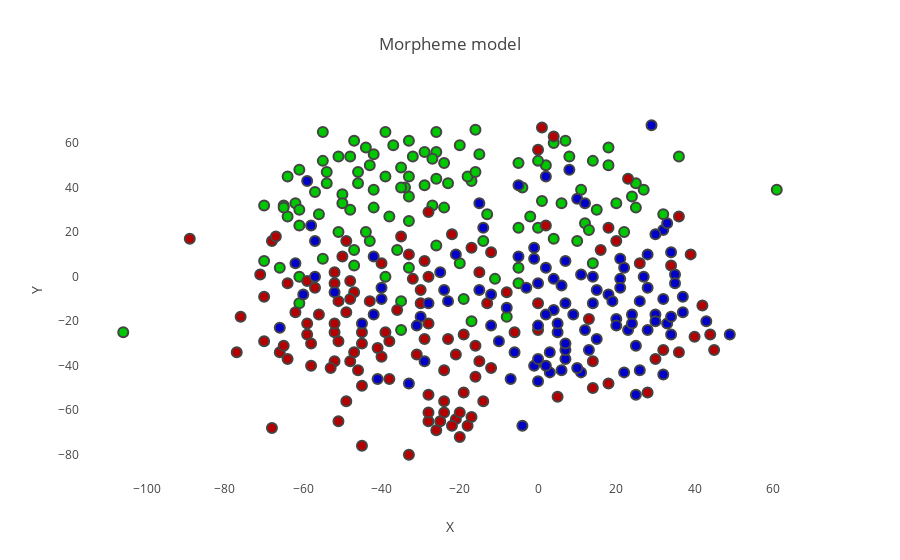
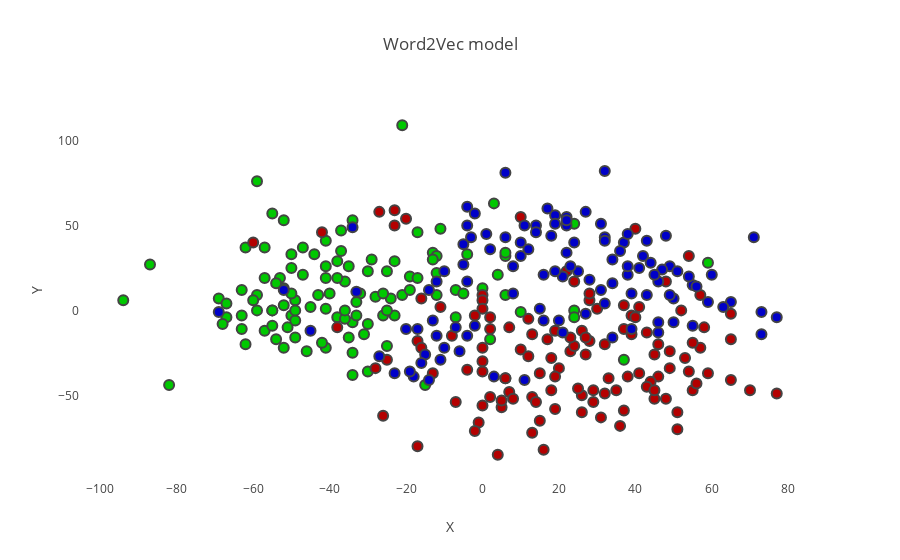

Source (notebook cell) for these figures, in order:
### Code cell
import itertools

import numpy as np
from scipy import linalg
import matplotlib.pyplot as plt
import matplotlib as mpl
import math
from collections import defaultdict
from sklearn.manifold import TSNE
from sklearn import mixture

from plotly import version 
from plotly.offline import download_plotlyjs, init_notebook_mode, plot, iplot 
from plotly.offline import init_notebook_mode 
from plotly.graph_objs import Scatter, Figure, Layout
import plotly.graph_objs as go

init_notebook_mode(True)

def plot_results(X, means, covariances, color):
    trace = go.Scatter(x=X[:, 0], y=X[:, 1], 
                           mode='markers',
                           marker=dict(size=10,
                                       color=color,
                                       line=dict(
                                            width = 2
                                            )
                                        )
                      )
    GLOB_DATA.append(trace)
    for i, (mean, covar) in enumerate(zip(
            means, covariances)):
        # Plot an ellipse to show the Gaussian component
        v, w = linalg.eigh(covar)
        v = 2. * np.sqrt(2.) * np.sqrt(v)
        a =  v[1]
        b =  v[0]
        x_origin = mean[0]
        y_origin = mean[1]
        x_ = [ ]
        y_ = [ ]
    
        for t in range(0,361,10):
            x = a*(math.cos(math.radians(t))) + x_origin
            x_.append(x)
            y = b*(math.sin(math.radians(t))) + y_origin
            y_.append(y)
    
        elle = go.Scatter(x=x_ , y=y_, mode='lines',
                          showlegend=False,
                          line=dict(color=color,
                                   width=2))
        #GLOB_DATA.append(elle)

        
if __name__ == "__main__":
    GLOB_DATA = []
   
    new_X_fin = np.array([[0 for x in range(2)] for y in range(len(new_fin_vecs))]) 
    new_X_med = np.array([[0 for x in range(2)] for y in range(len(new_med_vecs))]) 
    new_X_avto = np.array([[0 for x in range(2)] for y in range(len(new_avto_vecs))]) 

    i_fin = 0
    i_med = 0
    i_avto = 0
    
    print len(new_reduced_vecs)
    for i in range(len(new_reduced_vecs)):      
        if i < len(new_fin_vecs):
            new_X_fin[i_fin][0] = new_reduced_vecs[i][0]
            new_X_fin[i_fin][1] = new_reduced_vecs[i][1]
            i_fin += 1
        elif i >= len(new_fin_vecs) and i < (len(new_fin_vecs) + len(new_med_vecs)):
            new_X_med[i_med][0] = new_reduced_vecs[i][0]
            new_X_med[i_med][1] = new_reduced_vecs[i][1]
            i_med += 1
        else:
            new_X_avto[i_avto][0] = new_reduced_vecs[i][0]
            new_X_avto[i_avto][1] = new_reduced_vecs[i][1]
            i_avto += 1

    # Fit a Gaussian mixture with EM using 1 components

    gmm_fin = mixture.GaussianMixture(n_components=1, covariance_type='full').fit(new_X_fin)
    plot_results(new_X_fin, gmm_fin.means_, gmm_fin.covariances_, 'rgb(0, 200, 0)')

    gmm_med = mixture.GaussianMixture(n_components=1, covariance_type='full').fit(new_X_med)
    plot_results(new_X_med, gmm_med.means_, gmm_med.covariances_, 'rgb(180, 0, 0)')


    gmm_avto = mixture.GaussianMixture(n_components=1, covariance_type='full').fit(new_X_avto)
    plot_results(new_X_avto, gmm_avto.means_, gmm_avto.covariances_, 'rgb(0, 0, 200)')

    layout = go.Layout(title='Morpheme model', showlegend=False,
                           xaxis=dict(title='X', zeroline=False, showgrid=False),
                           yaxis=dict(title='Y', zeroline=False, showgrid=False),)
    new_fig = go.Figure(data=GLOB_DATA, layout=layout)
    iplot(new_fig)

    print "Determinant of the cov matrix. Fin topic."
    print map(lambda x: linalg.det(x), gmm_fin.covariances_)
    print "Determinant of the cov matrix. Med topic."
    print map(lambda x: linalg.det(x), gmm_med.covariances_)
    print "Determinant of the cov matrix. Avto topic."
    print map(lambda x: linalg.det(x), gmm_avto.covariances_)
    
    # Fit a Dirichlet process Gaussian mixture using five components
    #dpgmm = mixture.BayesianGaussianMixture(n_components=3,
    #                                        covariance_type='full').fit(X)
    #plot_results(X, dpgmm.predict(X), dpgmm.means_, dpgmm.covariances_, 1,
    #             'Bayesian Gaussian Mixture with a Dirichlet process prior')

    
    
    GLOB_DATA = []

    X_fin = np.array([[0 for x in range(2)] for y in range(len(fin_vecs))]) 
    X_med = np.array([[0 for x in range(2)] for y in range(len(med_vecs))]) 
    X_avto = np.array([[0 for x in range(2)] for y in range(len(avto_vecs))]) 

    i_fin = 0
    i_med = 0
    i_avto = 0

    for i in range(len(reduced_vecs)):      
        if i < len(fin_vecs):
            X_fin[i_fin][0] = reduced_vecs[i][0]
            X_fin[i_fin][1] = reduced_vecs[i][1]
            i_fin += 1
        elif i >= len(fin_vecs) and i < (len(fin_vecs) + len(med_vecs)):
            X_med[i_med][0] = reduced_vecs[i][0]
            X_med[i_med][1] = reduced_vecs[i][1]
            i_med += 1
        else:
            X_avto[i_avto][0] = reduced_vecs[i][0]
            X_avto[i_avto][1] = reduced_vecs[i][1]
            i_avto += 1

    # Fit a Gaussian mixture with EM using 1 components

    gmm_fin = mixture.GaussianMixture(n_components=1, covariance_type='full').fit(X_fin)
    plot_results(X_fin, gmm_fin.means_, gmm_fin.covariances_, 'rgb(0, 200, 0)')

    gmm_med = mixture.GaussianMixture(n_components=1, covariance_type='full').fit(X_med)
    plot_results(X_med, gmm_med.means_, gmm_med.covariances_, 'rgb(180, 0, 0)')


    gmm_avto = mixture.GaussianMixture(n_components=1, covariance_type='full').fit(X_avto)
    plot_results(X_avto, gmm_avto.means_, gmm_avto.covariances_, 'rgb(0, 0, 200)')

    layout = go.Layout(title='Word2Vec model', showlegend=False,
                           xaxis=dict(title='X', zeroline=False, showgrid=False),
                           yaxis=dict(title='Y', zeroline=False, showgrid=False),)
    fig = go.Figure(data=GLOB_DATA, layout=layout)
    iplot(fig)

    print "Determinant of the cov matrix. Fin topic."
    print map(lambda x: linalg.det(x), gmm_fin.covariances_)
    print "Determinant of the cov matrix. Med topic."
    print map(lambda x: linalg.det(x), gmm_med.covariances_)
    print "Determinant of the cov matrix. Avto topic."
    print map(lambda x: linalg.det(x), gmm_avto.covariances_)

### Figure 1 — Plotly figure (JSON) as saved in the notebook; plotly's stock layout.template omitted (floating-point values rounded to 4 significant figures)
{"data": [{"marker": {"color": "rgb(0, 200, 0)", "line": {"width": 2}, "size": 10}, "mode": "markers", "type": "scatter", "x": [-26, -33, -51, -48, 18, -61, -20, -17, 25, -5, -70, -42, -54, 12, 24, -24, 1, 6, -19, 4, 7, -26, 8, -5, -5, 0, 10, -24, 20, -5, -39, -33, -35, -33, -46, -43, 61, 2, 15, 11, 13, -13, -27, -4, 25, -38, -47, 32, -61, -65, -64, -65, -33, -62, -70, 22, 18, -66, -34, -42, -35, -33, 4, -46, -39, -17, -26, -36, -29, 14, -2, 36, -27, -54, -18, -61, -23, -55, 14, -55, -50, -14, -50, -61, -32, -48, 27, -44, -11, -26, -16, -15, -61, -42, -55, -35, -57, -16, -106, -20, -47, 0, -51, -64, -56, -47, -43, -39, -29, -37, -8, -44, -35], "y": [14, 61, 20, 30, 58, -12, 59, 43, 42, 22, 32, 31, 47, 24, 36, 31, 34, 33, -10, 60, 61, 56, 54, -3, 4, 22, 16, 51, 33, 51, 45, 45, 49, 36, 47, 50, 39, 50, 30, 39, 21, 28, 53, 40, 31, 27, 5, 28, 0, 32, 27, 31, 25, 33, 7, 20, 50, 4, 40, 39, -11, 4, 17, 42, 65, -20, 65, 12, 56, 6, 27, 54, 32, 42, 45, 30, 42, 52, 52, 65, 37, 16, 33, 48, 54, 54, 39, 58, -1, 44, 66, 55, 23, 55, 8, 40, 38, 47, -25, 6, 12, 52, 54, 45, 28, 61, 16, 0, 41, 59, -18, 20, -24]}, {"marker": {"color": "rgb(180, 0, 0)", "line": {"width": 2}, "size": 10}, "mode": "markers", "type": "scatter", "x": [-45, -12, -47, -40, 20, -50, -23, -19, -59, -76, -51, -49, -52, -28, -48, -39, -15, 23, -28, -45, -21, 14, -68, -24, 28, 36, 26, 0, 18, -33, -52, 5, -29, 36, -46, -6, 44, -40, 4, -70, -48, -19, -62, -12, -35, -30, -38, -36, -70, 42, 39, -64, -29, -52, -89, -52, -51, 2, -47, -45, 0, 14, 32, -32, -38, -8, 13, -51, -59, 16, -53, 40, -56, -59, 18, -58, -13, -14, -20, -48, -26, -21, -25, -24, -18, -17, -24, -28, -22, -28, -20, -22, -52, -15, 1, -33, 0, 45, 30, -16, -66, 34, -28, -28, -31, -49, -57, -58, -43, -65, -77, -41, -30, -16, -49, -71, -64, -68, -67, -45, -17], "y": [-49, 11, -7, 6, 16, 9, -28, -26, -21, -18, -11, -56, -3, 29, -2, -25, 2, 44, -53, -30, -35, -38, -68, -42, -52, -34, 6, -12, -48, 10, -38, -54, -28, 27, -42, -25, -26, -36, 63, -29, -38, -52, -16, -41, 18, -12, -29, -15, -9, -13, 10, -3, 7, 2, 17, -25, -29, 23, -34, -25, -24, -50, -33, -1, -46, -7, -19, -65, -2, 12, -41, -27, -17, -26, 22, -40, -12, -56, -72, -10, -69, -64, -65, -56, -67, -63, -61, -65, -67, -61, -61, 19, -21, -38, 67, -80, 57, -33, -37, -45, -34, 5, 0, -21, -35, 16, -5, -30, -11, -31, -34, -32, -6, -31, -16, 1, -37, 16, 18, -76, 13]}, {"marker": {"color": "rgb(0, 0, 200)", "line": {"width": 2}, "size": 10}, "mode": "markers", "type": "scatter", "x": [34, 20, -1, 5, 7, 0, 18, 6, -57, -33, 10, -59, 7, 33, 3, 21, -28, 24, -25, -30, 28, 3, -40, -60, 29, -62, 2, -5, 25, 21, -21, -7, 28, -12, 26, 32, 22, 15, 30, -45, 15, -23, 37, 0, 34, 43, -14, 5, 2, -66, 2, -10, -6, -15, 27, 23, -58, -57, 35, 25, 11, -41, 32, 12, 11, -8, 4, 21, 28, 35, -52, -1, 19, 8, 20, -12, 7, -4, 49, 34, 12, -29, 14, -42, 0, 13, 33, 37, 10, 0, 30, 6, 14, 22, -24, 26, -40, -42, 7, -15, 4, -5, 30, -31, 9, -1, 24, 7, 2, 32, -3], "y": [-26, -19, -40, -25, 7, -3, -8, -4, 16, -48, 35, 43, -37, -21, -43, -1, -12, -17, 2, -18, 10, -34, -10, -8, 68, 6, 4, 41, -53, 8, 10, -46, -24, -8, -42, -44, -43, -28, -17, -21, -6, -11, -9, -22, 11, -20, 22, -21, -40, -23, 45, -29, -34, 33, 0, -24, 23, 0, 1, -31, 1, -46, 21, 33, -43, -14, -1, -5, -5, -3, -7, 13, -11, 48, -22, -22, -33, -67, -26, -18, -24, -38, -12, -17, -37, -33, 24, -16, -41, -47, -20, -42, 0, 4, -6, -11, -5, 9, -30, -6, -15, 9, 19, -22, -17, 8, -21, -12, -17, -10, -5]}], "layout": {"showlegend": false, "title": "Morpheme model", "xaxis": {"showgrid": false, "title": "X", "zeroline": false}, "yaxis": {"showgrid": false, "title": "Y", "zeroline": false}}}

### Figure 2 — Plotly figure (JSON) as saved in the notebook; plotly's stock layout.template omitted (floating-point values rounded to 4 significant figures)
{"data": [{"marker": {"color": "rgb(0, 200, 0)", "line": {"width": 2}, "size": 10}, "mode": "markers", "type": "scatter", "x": [-57, -49, -69, -67, -52, -19, -50, -35, -30, -23, -47, -63, -49, -36, -38, -25, -26, -25, 24, -59, -11, -41, 0, -57, 6, 6, -30, -45, -43, 10, -34, -17, -38, -25, -59, -50, 4, -37, -21, -41, -12, -32, -49, -33, -36, 3, -7, -15, -46, -21, -41, -50, -52, -35, -47, -87, -7, -54, -19, -5, -53, -24, -13, -63, -62, -4, -38, -94, -50, 24, -12, -28, -52, -40, -30, -37, 2, -52, -54, -82, -57, -41, -68, -41, -33, -67, -34, -55, -29, -36, -12, -49, 6, -59, -55, -51, -31, -55, -23, -26, -17, -13, -55, -42, -44, -63, -34, 59, 37, -60, -62, -34, 24], "y": [-12, 6, 7, -4, 13, 20, 25, -16, -36, -3, 37, -11, -16, 17, 29, 23, -3, 0, 0, 76, 48, 1, 13, 37, 32, 9, 23, 2, 9, -1, -7, 19, -4, -21, 0, -3, 21, 47, 9, 26, 9, 10, -6, -3, -5, 63, 12, -44, -24, 109, 41, 33, 53, 26, 21, 27, -4, -17, 12, 10, 19, 7, 34, -3, -20, 33, 19, 6, 10, -4, 22, 8, 3, 10, -8, 35, -17, -22, 16, -44, 19, 19, -8, -22, 5, 4, -38, 0, 30, 0, 32, 0, 34, 9, 57, -10, -14, -9, 29, 10, 46, 30, 0, -19, 33, 12, 53, 28, -29, 6, 37, -25, 51]}, {"marker": {"color": "rgb(180, 0, 0)", "line": {"width": 2}, "size": 10}, "mode": "markers", "type": "scatter", "x": [10, -38, -1, 12, 0, 45, 26, 32, 51, -7, 13, 23, 30, 54, 59, 29, 19, -28, 26, -11, 6, 10, 52, 24, 43, 57, 54, 37, 57, 39, 53, 7, 48, -13, 41, 6, 49, 0, 0, 18, 65, 18, 55, 28, -16, 41, 70, 39, 0, 28, 23, 26, -17, 49, 56, 29, 25, 0, 27, 15, -8, 65, 40, -2, 77, 38, 48, 20, 37, 15, 46, 17, -17, 44, -25, 51, -16, 13, -2, 37, -4, 7, 5, 14, 5, 2, 4, 0, 8, -26, 16, 2, 19, 27, 22, 33, 0, 65, 55, 24, 31, 19, 12, 40, 58, -42, 2, 43, 13, 45, 32, 46, 28, 45, 35, -20, 36, -27, -23, -23, -60], "y": [-23, -10, -66, -27, -36, -52, -50, -49, -70, -54, -72, -24, 1, -36, -37, -47, -58, -34, -60, 2, -40, 55, 0, -21, -13, 9, 32, -11, -22, -14, -28, -10, -52, -37, -37, -40, -34, -30, 9, -47, -17, -28, -47, -18, 7, 2, -47, -3, -22, 6, -16, -12, -18, -24, -43, -54, -46, 6, -16, -65, -15, -41, 48, -3, -49, -39, 17, -34, 3, -37, -39, -17, -80, -42, -29, -60, -22, -51, -71, -59, -35, -48, -57, -54, -53, -51, -85, -56, -52, -62, -82, -11, -39, -26, 23, -40, 1, -2, -19, 17, -63, -12, -5, -4, -10, 46, -4, -45, -14, -47, -20, -20, 10, -26, -47, 54, -68, 58, 59, 50, 40]}, {"marker": {"color": "rgb(0, 0, 200)", "line": {"width": 2}, "size": 10}, "mode": "markers", "type": "scatter", "x": [49, 46, 19, 10, 37, -17, 25, -52, 16, 27, -5, -69, 19, 51, 31, -4, 10, 38, 71, -4, 50, 22, 3, -23, -10, -33, 22, -11, 46, 34, -4, 8, 47, -20, 60, 73, 42, 22, 45, -2, 28, 38, 46, 24, 21, 44, 39, -5, 32, -34, -4, 6, -10, -14, 43, 55, -15, 31, 32, 77, 21, 17, -18, 50, 11, -12, 8, -2, 39, 16, -27, -7, 23, 48, 56, 2, 18, 20, 59, 54, -12, 55, 34, -6, 15, 34, -14, 49, 14, 27, -13, 22, 19, 11, -3, 38, 65, 73, 14, 1, 41, 43, -19, -16, 63, 12, 36, 6, -45, 32, 32], "y": [26, 17, 56, 40, 40, -11, 23, 12, -6, -2, 39, -1, 51, 23, 51, 61, 32, 21, 43, -15, 7, 55, -39, -37, 23, 11, 50, -29, -13, -16, 50, 26, 24, -11, 21, -1, 32, 34, 21, -9, 18, 26, -7, 40, -13, 28, -11, 27, 82, 49, 17, 81, -22, 12, 9, 15, -26, 12, 4, -4, 20, 60, -39, -7, 50, -15, 10, 57, 10, 21, -27, -10, 26, 44, 14, 36, 44, -6, 5, 20, 17, -9, 16, -24, 1, 30, -41, 9, 50, 58, -6, 53, 23, -41, 43, 45, 5, -14, 46, 45, 25, 41, -36, -31, 2, 36, 35, 43, -12, 43, 41]}], "layout": {"showlegend": false, "title": "Word2Vec model", "xaxis": {"showgrid": false, "title": "X", "zeroline": false}, "yaxis": {"showgrid": false, "title": "Y", "zeroline": false}}}
